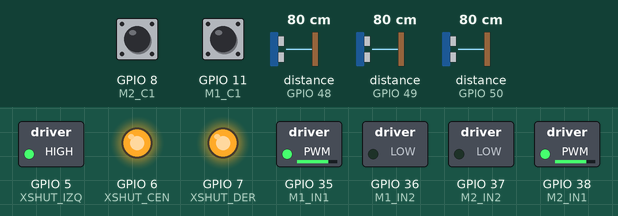
The sketch below on a simulated ESP32-S3. On the bench: switched loads named in the sketch (green lamp = pin HIGH), output pins drawn as LEDs (lit = HIGH). The inputs (shaded band) are chosen by the test bench; at power-on: distance to the obstacle (sensors on GPIO 49, GPIO 48, GPIO 50) 80 cm, GPIO 8 (M2_C1) HIGH, GPIO 11 (M1_C1) HIGH. What the sketch prints to the serial monitor is not drawn.

Above: at 1.5 s.
1.6 s: distance to the obstacle (sensor on GPIO 49) set to 9 cm
At 3.02 s:
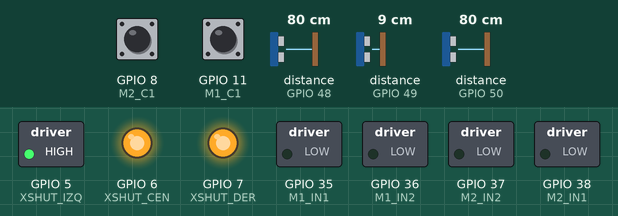
9.3 s: distance to the obstacle (sensor on GPIO 49) set to 6 cm
At 12.6 s:
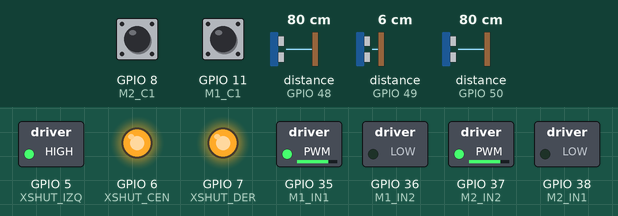
At 16.3 s:
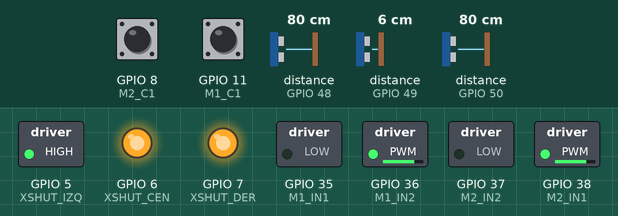
20.9 s: distance to the obstacle (sensor on GPIO 49) set to 2 cm
Timing chart, 0 to 29.2 s (numbered marks = the images above; inputs shaded):
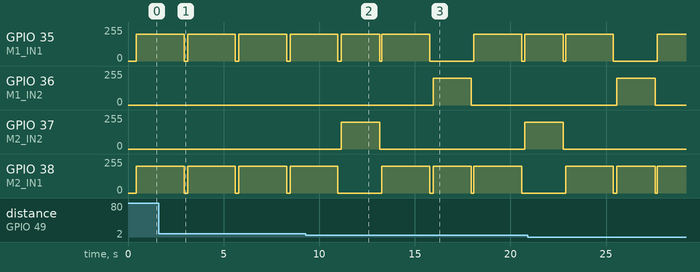

Measured:
- the behaviour switches between 8 and 7 cm on distance to the obstacle (sensor on GPIO 49) (found by bisection; images 1 and 2)
- after the input at 9.3 s, GPIO 36 (M1_IN2): 0/255 → 199/255 after 6.7 s, → 0/255 2.0 s later

The sketch:

03_flood_fill.ino
```cpp
// ============================================================
//  TJ Micromouse — 03: FLOOD FILL
//  Algoritmo clásico de micromouse.
//
//  FASE 1: EXPLORACIÓN
//    El robot recorre el laberinto descubriendo paredes y
//    actualizando el mapa de distancias (flood fill) al objetivo.
//    Siempre se mueve hacia la celda vecina con menor distancia.
//
//  FASE 2: CARRERA RÁPIDA (opcional, 2da vuelta)
//    Con el mapa completo, sigue el camino óptimo en alta velocidad.
//
//  Requiere: 3 sensores VL53L0X, encoders, GY-91 (heading).
//  Garantiza llegar al objetivo en cualquier laberinto conectable.
// ============================================================

#include <WiFi.h>
#include <Wire.h>
#include <Adafruit_VL53L0X.h>
#include <MPU9250.h>   // Para el GY-91 (MPU-9250)

// ── Configuración del laberinto ──────────────────────────────
#define MAX_COLS 16
#define MAX_ROWS 16
#define INF      255

// Coordenadas de la META (ajustar según laberinto)
// Para laberinto 10x10: meta = (4,4) o (5,5) (centro)
#define GOAL_COL 4
#define GOAL_ROW 4

// ── Hardware ─────────────────────────────────────────────────
#define M1_IN1 35
#define M1_IN2 36
#define M2_IN1 38
#define M2_IN2 37

#define M1_C1 11
#define M1_C2 10
#define M2_C1 8
#define M2_C2 9

#define SDA_PIN   12
#define SCL_PIN   13
#define XSHUT_IZQ 5
#define XSHUT_CEN 6
#define XSHUT_DER 7
#define ADDR_IZQ  0x30
#define ADDR_CEN  0x31
#define ADDR_DER  0x32

#define PULSOS_POR_CASILLA 2470
#define PULSOS_GIRO_90     1000
#define DEBOUNCE_US        120

#define UMBRAL_LADO   150
#define UMBRAL_FRENTE 70

// ── Mapa de paredes ──────────────────────────────────────────
// Bit flags: N=1, E=2, S=4, W=8
// 0 = sin pared,  flag activo = hay pared
uint8_t wallMap[MAX_ROWS][MAX_COLS];
uint8_t floodDist[MAX_ROWS][MAX_COLS];
bool    discovered[MAX_ROWS][MAX_COLS];

// ── Estado del robot ─────────────────────────────────────────
int robotCol    = 0;
int robotRow    = 0;   // 0 = fila inferior (salida)
int robotHeading = 0;  // 0=N, 1=E, 2=S, 3=W

// Deltas por dirección (col, row)
const int dCol[4] = { 0,  1,  0, -1};
const int dRow[4] = {-1,  0,  1,  0};

// ── Variables encoders / sensores ────────────────────────────
volatile long enc1 = 0, enc2 = 0;
volatile uint32_t lastTick1 = 0, lastTick2 = 0;
Adafruit_VL53L0X LX, LC, LD;

// ── ISRs ─────────────────────────────────────────────────────
void IRAM_ATTR isr1() {
  uint32_t now = micros();
  if (now - lastTick1 < DEBOUNCE_US) return;
  lastTick1 = now;
  enc1 += (digitalRead(M1_C1) == digitalRead(M1_C2)) ? 1 : -1;
}
void IRAM_ATTR isr2() {
  uint32_t now = micros();
  if (now - lastTick2 < DEBOUNCE_US) return;
  lastTick2 = now;
  enc2 += (digitalRead(M2_C1) == digitalRead(M2_C2)) ? 1 : -1;
}

// ── Motores ──────────────────────────────────────────────────
void motor(int in1, int in2, int vel) {
  vel = constrain(vel, -255, 255);
  if (vel > 0)      { ledcWrite(in1, vel); ledcWrite(in2, 0);    }
  else if (vel < 0) { ledcWrite(in1, 0);   ledcWrite(in2, -vel); }
  else              { ledcWrite(in1, 0);   ledcWrite(in2, 0);    }
}
void motorStop() {
  motor(M1_IN1, M1_IN2, 0); motor(M2_IN1, M2_IN2, 0);
}
void resetEnc() { enc1 = 0; enc2 = 0; }

// ── Movimiento ───────────────────────────────────────────────
void avanzarCasilla() {
  resetEnc();
  unsigned long t0 = millis();
  while (abs(enc1) < PULSOS_POR_CASILLA && abs(enc2) < PULSOS_POR_CASILLA) {
    motor(M1_IN1, M1_IN2, 200);
    motor(M2_IN1, M2_IN2, 200);
    if (millis() - t0 > 2500) break;
  }
  motorStop(); delay(80);

  // Actualizar posición lógica
  robotCol += dCol[robotHeading];
  robotRow += dRow[robotHeading];
}

void girarA(int newHeading) {
  int diff = (newHeading - robotHeading + 4) % 4;
  if (diff == 0) return;

  if (diff == 1) {         // Girar derecha
    resetEnc();
    unsigned long t0 = millis();
    while (abs(enc2) < PULSOS_GIRO_90) {
      motor(M1_IN1, M1_IN2,  200);
      motor(M2_IN1, M2_IN2, -200);
      if (millis() - t0 > 2000) break;
    }
    motorStop(); delay(120);
  } else if (diff == 3) {  // Girar izquierda
    resetEnc();
    unsigned long t0 = millis();
    while (abs(enc1) < PULSOS_GIRO_90) {
      motor(M1_IN1, M1_IN2, -200);
      motor(M2_IN1, M2_IN2,  200);
      if (millis() - t0 > 2000) break;
    }
    motorStop(); delay(120);
  } else if (diff == 2) {  // Media vuelta
    girarA((robotHeading + 3) % 4);
    girarA((robotHeading + 3) % 4);
    return;
  }
  robotHeading = newHeading;
}

// ── Sensores ─────────────────────────────────────────────────
void leerSensores(uint16_t &izq, uint16_t &cen, uint16_t &der) {
  VL53L0X_RangingMeasurementData_t mI, mC, mD;
  LX.rangingTest(&mI, false);
  LC.rangingTest(&mC, false);
  LD.rangingTest(&mD, false);
  izq = (mI.RangeStatus != 4) ? mI.RangeMilliMeter : 500;
  cen = (mC.RangeStatus != 4) ? mC.RangeMilliMeter : 500;
  der = (mD.RangeStatus != 4) ? mD.RangeMilliMeter : 500;
}

// ── Mapa: dirección relativa → absoluta ──────────────────────
// relDir: 0=F, 1=R, 2=B, 3=L
int relToAbs(int relDir) {
  return (robotHeading + relDir) % 4;
}

int absDir(char side) {
  // side: 'F','R','B','L'
  int offsets[] = {0, 1, 2, 3};
  char sides[]  = {'F','R','B','L'};
  for (int i = 0; i < 4; i++)
    if (sides[i] == side) return (robotHeading + offsets[i]) % 4;
  return 0;
}

// ── Walls ────────────────────────────────────────────────────
uint8_t dirBit(int d) { return 1 << d; }  // N=1,E=2,S=4,W=8

bool hasWall(int col, int row, int dir) {
  if (col < 0 || col >= MAX_COLS || row < 0 || row >= MAX_ROWS) return true;
  return (wallMap[row][col] & dirBit(dir)) != 0;
}

void setWall(int col, int row, int dir, bool value) {
  if (col < 0 || col >= MAX_COLS || row < 0 || row >= MAX_ROWS) return;
  int opp = (dir + 2) % 4;
  int nc = col + dCol[dir];
  int nr = row + dRow[dir];
  if (value) {
    wallMap[row][col] |= dirBit(dir);
    if (nc >= 0 && nc < MAX_COLS && nr >= 0 && nr < MAX_ROWS)
      wallMap[nr][nc] |= dirBit(opp);
  } else {
    wallMap[row][col] &= ~dirBit(dir);
    if (nc >= 0 && nc < MAX_COLS && nr >= 0 && nr < MAX_ROWS)
      wallMap[nr][nc] &= ~dirBit(opp);
  }
}

// ── Flood Fill ───────────────────────────────────────────────
// Queue manual (simple FIFO)
int ffQueue[MAX_COLS * MAX_ROWS * 2][2];
int ffHead, ffTail;

void ffEnqueue(int col, int row) {
  ffQueue[ffTail][0] = col;
  ffQueue[ffTail][1] = row;
  ffTail = (ffTail + 1) % (MAX_COLS * MAX_ROWS * 2);
}

bool ffDequeue(int &col, int &row) {
  if (ffHead == ffTail) return false;
  col = ffQueue[ffHead][0];
  row = ffQueue[ffHead][1];
  ffHead = (ffHead + 1) % (MAX_COLS * MAX_ROWS * 2);
  return true;
}

void computeFlood(int goalCol, int goalRow) {
  // Initialize all to INF
  for (int r = 0; r < MAX_ROWS; r++)
    for (int c = 0; c < MAX_COLS; c++)
      floodDist[r][c] = INF;

  ffHead = ffTail = 0;
  floodDist[goalRow][goalCol] = 0;
  ffEnqueue(goalCol, goalRow);

  int c, r;
  while (ffDequeue(c, r)) {
    for (int d = 0; d < 4; d++) {
      int nc = c + dCol[d];
      int nr = r + dRow[d];
      if (nc >= 0 && nc < MAX_COLS && nr >= 0 && nr < MAX_ROWS) {
        if (!hasWall(c, r, d) && floodDist[nr][nc] > floodDist[r][c] + 1) {
          floodDist[nr][nc] = floodDist[r][c] + 1;
          ffEnqueue(nc, nr);
        }
      }
    }
  }
}

// ── Inicializar mapa ─────────────────────────────────────────
void initMap(int cols, int rows) {
  memset(wallMap,     0, sizeof(wallMap));
  memset(discovered,  0, sizeof(discovered));

  // Paredes exteriores
  for (int r = 0; r < rows; r++) {
    setWall(0,      r, 3, true);  // W border
    setWall(cols-1, r, 1, true);  // E border
  }
  for (int c = 0; c < cols; c++) {
    setWall(c, 0,      0, true);  // N border (row 0 = top)
    setWall(c, rows-1, 2, true);  // S border
  }
}

// ── Descubrir paredes ─────────────────────────────────────────
bool discoverWalls() {
  uint16_t izq, cen, der;
  leerSensores(izq, cen, der);
  bool changed = false;

  int frontDir = absDir('F');
  int leftDir  = absDir('L');
  int rightDir = absDir('R');

  bool wallFront = (cen <= UMBRAL_FRENTE);
  bool wallLeft  = (izq <= UMBRAL_LADO);
  bool wallRight = (der <= UMBRAL_LADO);

  if ((wallMap[robotRow][robotCol] & dirBit(frontDir)) != wallFront * dirBit(frontDir) ||
      !discovered[robotRow][robotCol]) {
    setWall(robotCol, robotRow, frontDir, wallFront);
    setWall(robotCol, robotRow, leftDir,  wallLeft);
    setWall(robotCol, robotRow, rightDir, wallRight);
    discovered[robotRow][robotCol] = true;
    changed = true;
  }
  return changed;
}

// ── SETUP ─────────────────────────────────────────────────────
void setupVL() {
  pinMode(XSHUT_IZQ, OUTPUT); pinMode(XSHUT_CEN, OUTPUT); pinMode(XSHUT_DER, OUTPUT);
  digitalWrite(XSHUT_IZQ, LOW); digitalWrite(XSHUT_CEN, LOW); digitalWrite(XSHUT_DER, LOW);
  delay(10);
  digitalWrite(XSHUT_IZQ, HIGH); delay(10); LX.begin(ADDR_IZQ);
  digitalWrite(XSHUT_CEN, HIGH); delay(10); LC.begin(ADDR_CEN);
  digitalWrite(XSHUT_DER, HIGH); delay(10); LD.begin(ADDR_DER);
}

void setup() {
  Serial.begin(115200); delay(300);

  pinMode(M1_C1, INPUT_PULLUP); pinMode(M1_C2, INPUT_PULLUP);
  pinMode(M2_C1, INPUT_PULLUP); pinMode(M2_C2, INPUT_PULLUP);
  attachInterrupt(digitalPinToInterrupt(M1_C1), isr1, CHANGE);
  attachInterrupt(digitalPinToInterrupt(M2_C1), isr2, CHANGE);
  ledcAttach(M1_IN1, 40000, 8); ledcAttach(M1_IN2, 40000, 8);
  ledcAttach(M2_IN1, 40000, 8); ledcAttach(M2_IN2, 40000, 8);
  Wire.begin(SDA_PIN, SCL_PIN);
  setupVL();

  // Robot inicia en (0, rows-1) apuntando al Norte
  // Ajusta rows según el tamaño real del laberinto
  int MAZE_COLS = 10;
  int MAZE_ROWS = 10;
  initMap(MAZE_COLS, MAZE_ROWS);

  robotCol     = 0;
  robotRow     = MAZE_ROWS - 1;  // Fila inferior
  robotHeading = 0;              // Norte

  computeFlood(GOAL_COL, GOAL_ROW);

  Serial.println("TJ FloodFill ready");
  Serial.printf("Inicio: (%d,%d) → Meta: (%d,%d)\n",
                robotCol, robotRow, GOAL_COL, GOAL_ROW);
}

// ════════════════════════════════════════════════════════════
//  FLOOD FILL LOOP
// ════════════════════════════════════════════════════════════
bool atGoal() {
  return (robotCol == GOAL_COL && robotRow == GOAL_ROW);
}

void loop() {
  if (atGoal()) {
    motorStop();
    Serial.printf("¡META ALCANZADA! (%d,%d)\n", robotCol, robotRow);
    delay(10000);
    return;
  }

  // 1. Descubrir paredes en la celda actual
  bool changed = discoverWalls();

  // 2. Re-calcular flood si se detectaron nuevas paredes
  if (changed) {
    computeFlood(GOAL_COL, GOAL_ROW);
  }

  // 3. Buscar vecino con menor distancia flood
  int bestDir   = -1;
  int bestDist  = INF + 1;

  for (int d = 0; d < 4; d++) {
    int nc = robotCol + dCol[d];
    int nr = robotRow + dRow[d];
    if (nc >= 0 && nc < MAX_COLS && nr >= 0 && nr < MAX_ROWS) {
      if (!hasWall(robotCol, robotRow, d)) {
        if (floodDist[nr][nc] < bestDist) {
          bestDist = floodDist[nr][nc];
          bestDir  = d;
        }
      }
    }
  }

  if (bestDir == -1) {
    // Atrapado: re-flood y esperar
    computeFlood(GOAL_COL, GOAL_ROW);
    delay(200);
    return;
  }

  // 4. Girar hacia la mejor dirección y avanzar
  girarA(bestDir);
  avanzarCasilla();

  Serial.printf("→ (%d, %d) dist=%d\n", robotCol, robotRow,
                floodDist[robotRow][robotCol]);
}
```
